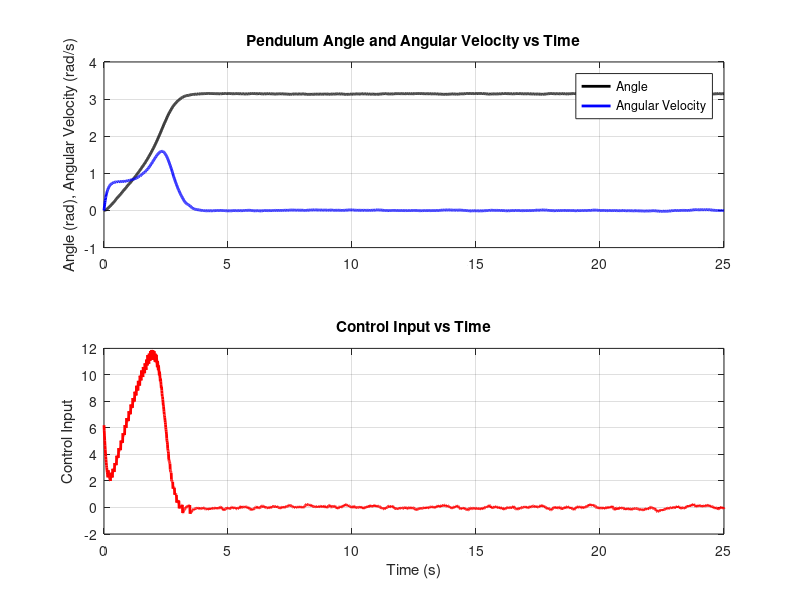

MATLAB code to generate this figure:
clc;
clear all;
% System parameters
g = 9.81;%gravity
L = 1;   %length
b = 0.5; % damping coefficient
m = 1;   % mass

% Sampling parameters
num_points = 100; 
sampling_time = 0.01;

% Operating point sampling
theta_values = linspace(-pi, pi, num_points);

% Linearized system matrices
A_matrices = cell(num_points, 1);
B_matrices = cell(num_points, 1);

% Control gains and inputs
K_gains = cell(num_points, 1);
U_inputs = cell(num_points, 1);

% Compute linearized system dynamics and control gains
for i = 1:num_points
    theta_i = theta_values(i);
    % Trimming: Compute input corresponding to the operating point
    U_i = m * g * L * sin(theta_i);
    % Linearize the system around the current initial angle
    A_i = [0, 1; -g * cos(theta_i) / L, -b / (m * L^2)];
    B_i = [0; 1 / (m * L^2)];
    % Store matrices
    A_matrices{i} = A_i;
    B_matrices{i} = B_i;
    U_inputs{i} = U_i;
    % Design controller gains using LQR
    Q = diag([50, 50]); % State cost
    R = 1; % Control cost
    sysd = c2d(ss(A_i, B_i, eye(2), zeros(2, 1)), sampling_time); % Convert to discrete-time
    K_gains{i} = dlqr(sysd.A, sysd.B, Q, R);
end

% Simulation parameters
final_state = [pi; 0]; % Final state
final_time = 25; % Final time
time = 0:sampling_time:final_time; % Time vector

% Initialize state and control input vectors
state_vector = zeros(2, length(time)); % State vector
control_input_vector= zeros(1, length(time)); % Control input vector

% Additive noise parameters
noise_mean = 0;
noise_variance = 0.001;

% Simulate system dynamics with noise disturbance
for i = 1:length(time)-1
    % Add noise to the current state
    state_vector(:, i) = state_vector(:, i) + noise_variance * randn(2, 1) + noise_mean;
    % Get the index of the closest operating point
    [~, idx] = min(abs(theta_values - state_vector(1, i)));
    % Applying control law based on gain scheduling
    control_input_vector(i) = -K_gains{idx} * (state_vector(:, i) - final_state) + U_inputs{idx};
    % Update system dynamics
    state_vector(:, i + 1) = state_vector(:, i) + [state_vector(2, i); -g / L * sin(state_vector(1, i)) - b / (m * L^2) * state_vector(2, i) + 1 / (m * L^2) * control_input_vector(i)] * sampling_time;
end

% Plot results
figure;

% Plot angle, angular velocity, and control input vs time
subplot(2, 1, 1);
plot(time, state_vector(1, :), 'black', 'LineWidth', 2);
hold on;
plot(time, state_vector(2, :), 'b', 'LineWidth', 2);
ylabel('Angle (rad), Angular Velocity (rad/s)');
title('Pendulum Angle and Angular Velocity vs Time');
legend('Angle', 'Angular Velocity', 'Location', 'best');
grid on;

subplot(2, 1, 2);
plot(time, control_input_vector, 'r', 'LineWidth', 2);
xlabel('Time (s)');
ylabel('Control Input');
title('Control Input vs Time');
grid on;
